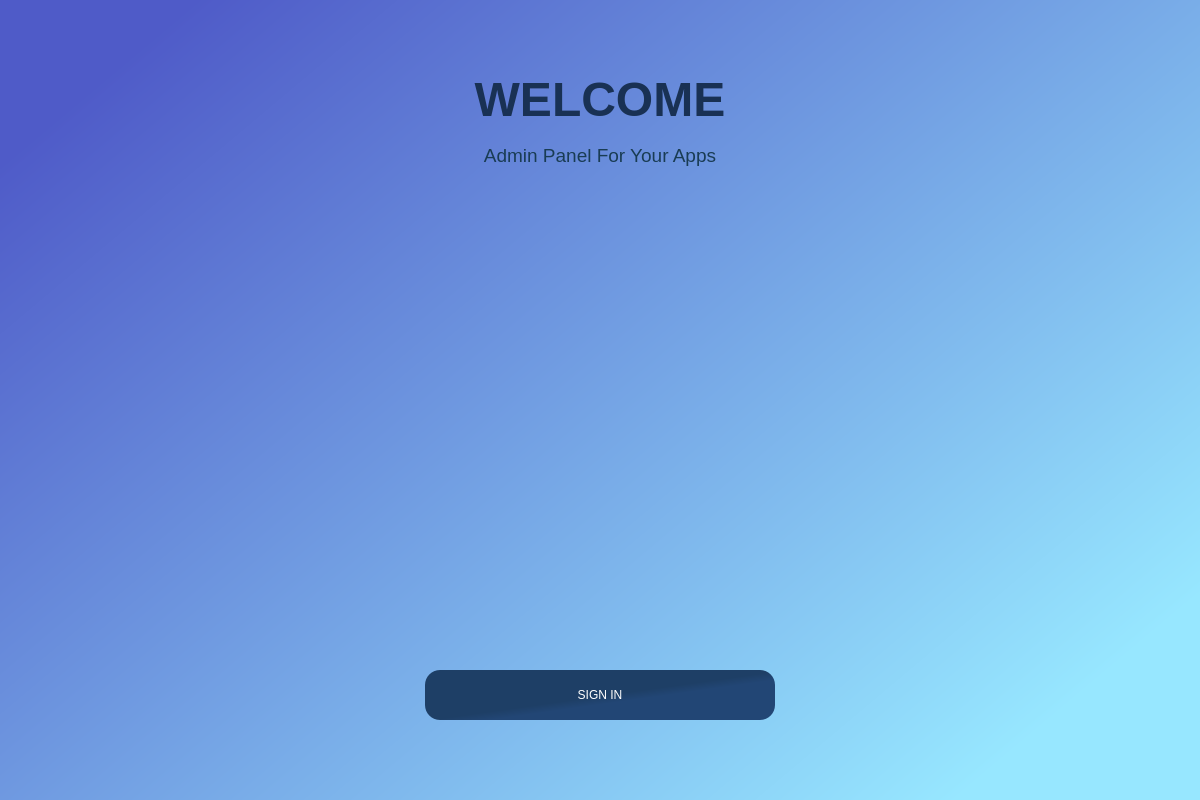
<?xml version="1.0" encoding="UTF-8"?>
<ui version="4.0">
 <class>Dialog</class>
 <widget class="QDialog" name="Dialog">
  <property name="geometry">
   <rect>
    <x>0</x>
    <y>0</y>
    <width>1200</width>
    <height>800</height>
   </rect>
  </property>
  <property name="windowTitle">
   <string>Dialog</string>
  </property>
  <widget class="QWidget" name="bgwidget" native="true">
   <property name="geometry">
    <rect>
     <x>0</x>
     <y>0</y>
     <width>1201</width>
     <height>801</height>
    </rect>
   </property>
   <property name="styleSheet">
    <string notr="true">QWidget#bgwidget{
background-color:qlineargradient(spread:pad, x1:0.091, y1:0.091, x2:0.965909, y2:0.784, stop:0 rgba(79, 91, 200, 255), stop:1 rgba(151, 231, 255, 255));}</string>
   </property>
   <widget class="QLabel" name="label">
    <property name="geometry">
     <rect>
      <x>400</x>
      <y>50</y>
      <width>400</width>
      <height>100</height>
     </rect>
    </property>
    <property name="toolTip">
     <string>&lt;html&gt;&lt;head/&gt;&lt;body&gt;&lt;p&gt;&lt;br/&gt;&lt;/p&gt;&lt;/body&gt;&lt;/html&gt;</string>
    </property>
    <property name="styleSheet">
     <string notr="true">font: 22pt &quot;MS Shell Dlg 2&quot;;</string>
    </property>
    <property name="text">
     <string>&lt;html&gt;&lt;head/&gt;&lt;body&gt;&lt;p align=&quot;center&quot;&gt;&lt;span style=&quot; font-size:36pt; font-weight:600; color:#193154;&quot;&gt;WELCOME&lt;/span&gt;&lt;/p&gt;&lt;/body&gt;&lt;/html&gt;</string>
    </property>
   </widget>
   <widget class="QLabel" name="label_2">
    <property name="geometry">
     <rect>
      <x>400</x>
      <y>140</y>
      <width>400</width>
      <height>31</height>
     </rect>
    </property>
    <property name="toolTip">
     <string>&lt;html&gt;&lt;head/&gt;&lt;body&gt;&lt;p&gt;&lt;br/&gt;&lt;/p&gt;&lt;/body&gt;&lt;/html&gt;</string>
    </property>
    <property name="styleSheet">
     <string notr="true">font: 22pt &quot;MS Shell Dlg 2&quot;;</string>
    </property>
    <property name="text">
     <string>&lt;html&gt;&lt;head/&gt;&lt;body&gt;&lt;p align=&quot;center&quot;&gt;&lt;span style=&quot; font-size:14pt; color:#193c54;&quot;&gt;Admin Panel For Your Apps&lt;/span&gt;&lt;/p&gt;&lt;/body&gt;&lt;/html&gt;</string>
    </property>
   </widget>
   <widget class="QPushButton" name="login">
    <property name="geometry">
     <rect>
      <x>425</x>
      <y>670</y>
      <width>350</width>
      <height>50</height>
     </rect>
    </property>
    <property name="styleSheet">
     <string notr="true">border-radius:15px;
font: 12pt &quot;MS Shell Dlg 2&quot;;
color: rgb(255, 255, 255);
background-color: qlineargradient(spread:pad, x1:0.211091, y1:0.199, x2:0.608, y2:0.603, stop:0.767045 rgba(30, 63, 102, 255), stop:0.977273 rgba(34, 70, 117, 255));</string>
    </property>
    <property name="text">
     <string>SIGN IN</string>
    </property>
   </widget>
  </widget>
 </widget>
 <resources/>
 <connections/>
</ui>
